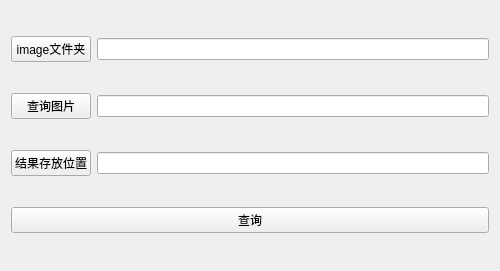
<?xml version="1.0" encoding="UTF-8"?>
<ui version="4.0">
 <class>Form</class>
 <widget class="QWidget" name="Form">
  <property name="geometry">
   <rect>
    <x>0</x>
    <y>0</y>
    <width>500</width>
    <height>271</height>
   </rect>
  </property>
  <property name="windowTitle">
   <string>Form</string>
  </property>
  <layout class="QVBoxLayout" name="verticalLayout">
   <item>
    <layout class="QHBoxLayout" name="horizontalLayout">
     <item>
      <widget class="QPushButton" name="image_folder_select">
       <property name="text">
        <string>image文件夹</string>
       </property>
      </widget>
     </item>
     <item>
      <widget class="QLineEdit" name="image_folder_show"/>
     </item>
    </layout>
   </item>
   <item>
    <layout class="QHBoxLayout" name="horizontalLayout_2">
     <item>
      <widget class="QPushButton" name="query_image_select">
       <property name="text">
        <string>查询图片</string>
       </property>
      </widget>
     </item>
     <item>
      <widget class="QLineEdit" name="image_name_show"/>
     </item>
    </layout>
   </item>
   <item>
    <layout class="QHBoxLayout" name="horizontalLayout_3">
     <item>
      <widget class="QPushButton" name="pushButton">
       <property name="text">
        <string>结果存放位置</string>
       </property>
      </widget>
     </item>
     <item>
      <widget class="QLineEdit" name="result_path_show"/>
     </item>
    </layout>
   </item>
   <item>
    <widget class="QPushButton" name="pushButton_2">
     <property name="text">
      <string>查询</string>
     </property>
    </widget>
   </item>
  </layout>
 </widget>
 <resources/>
 <connections/>
</ui>
